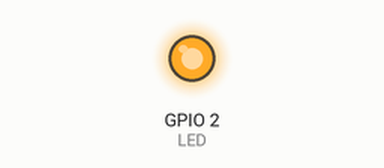
This sketch was run on a simulated ESP32. Parts: output pins drawn as LEDs (lit = HIGH).

Above: at 0.1 s.
At 5.6 s:
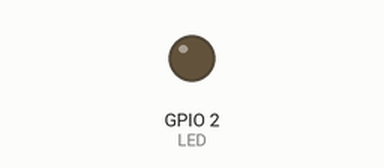
Timing chart, 0 to 7.1 s (numbered marks = the images above):
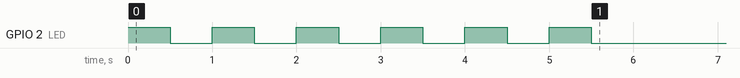

The sketch:

wifiAP.ino
```cpp
#include <WiFi.h>
#include <WiFiAP.h>

#define LED 2

const char *ssid = "esp32";
const char *password = "ciNNam0n2412";

void blinking(int);

void setup()
{
  pinMode(LED, OUTPUT);

  blink(1);

  if(!WiFi.softAP(ssid, password))
  {
    log_e("Soft AP creation failed");
    while(1);
  }
  else
  {
    blink(2);
  }

  IPAddress myIP = WiFi.softAPIP();

  blink(3);
}

void loop()
{
}

void blink(int x)
{
  for(int i = 0; i < x; i++)
  {
    digitalWrite(LED, HIGH);
    delay(500);
    digitalWrite(LED, LOW);
    delay(500);
  }
}
```
